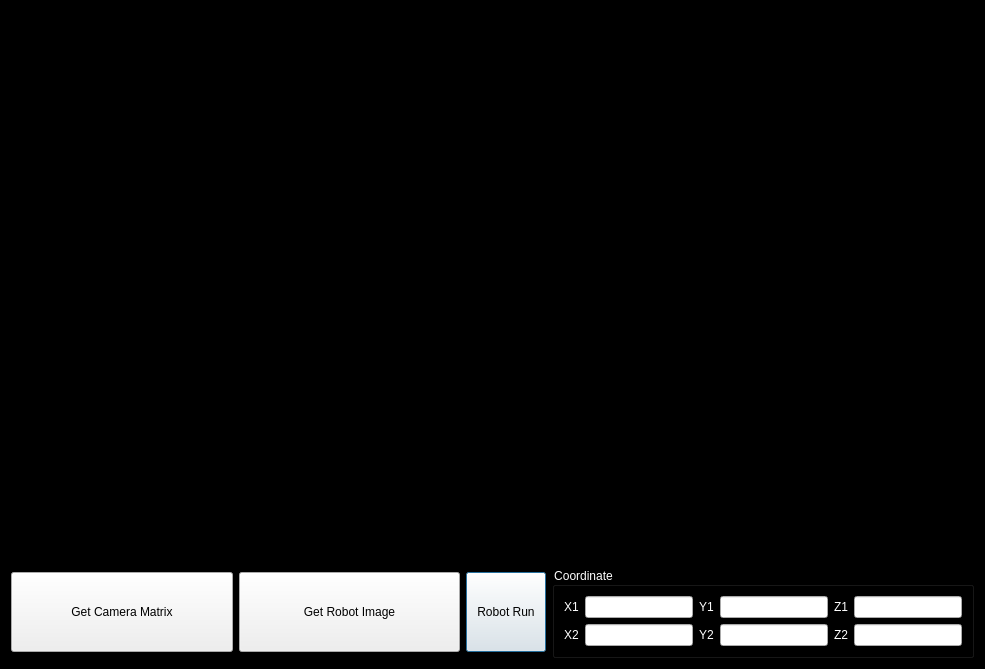
<?xml version="1.0" encoding="UTF-8"?>
<ui version="4.0">
 <class>DlgRobotCalibration</class>
 <widget class="QDialog" name="DlgRobotCalibration">
  <property name="geometry">
   <rect>
    <x>0</x>
    <y>0</y>
    <width>985</width>
    <height>669</height>
   </rect>
  </property>
  <property name="windowTitle">
   <string>Dialog</string>
  </property>
  <property name="styleSheet">
   <string notr="true">#DlgRobotCalibration{background-color: rgb(0, 0, 0);}

QGroupBox{color:#ffffff}

QLabel{
	color:#ffffff
}</string>
  </property>
  <layout class="QGridLayout" name="gridLayout_3" rowstretch="1,0">
   <item row="0" column="0">
    <widget class="QLabel" name="canvasXZ">
     <property name="text">
      <string/>
     </property>
    </widget>
   </item>
   <item row="0" column="1">
    <widget class="QLabel" name="canvasYZ">
     <property name="text">
      <string/>
     </property>
    </widget>
   </item>
   <item row="1" column="0" colspan="2">
    <layout class="QGridLayout" name="gridLayout" columnstretch="1,1,0,0">
     <item row="0" column="2">
      <widget class="QPushButton" name="btnRobotRun">
       <property name="minimumSize">
        <size>
         <width>0</width>
         <height>80</height>
        </size>
       </property>
       <property name="text">
        <string>Robot Run</string>
       </property>
      </widget>
     </item>
     <item row="0" column="1">
      <widget class="QPushButton" name="btnGetImage">
       <property name="minimumSize">
        <size>
         <width>0</width>
         <height>80</height>
        </size>
       </property>
       <property name="text">
        <string>Get Robot Image</string>
       </property>
      </widget>
     </item>
     <item row="0" column="3">
      <widget class="QGroupBox" name="gbxCoordinate">
       <property name="title">
        <string>Coordinate</string>
       </property>
       <layout class="QGridLayout" name="gridLayout_2">
        <item row="1" column="4">
         <widget class="QLabel" name="lblZ_2">
          <property name="text">
           <string>Z2</string>
          </property>
         </widget>
        </item>
        <item row="1" column="1">
         <widget class="QLineEdit" name="ledX2"/>
        </item>
        <item row="0" column="3">
         <widget class="QLineEdit" name="ledY1"/>
        </item>
        <item row="1" column="5">
         <widget class="QLineEdit" name="ledZ2"/>
        </item>
        <item row="0" column="0">
         <widget class="QLabel" name="lblX">
          <property name="text">
           <string>X1</string>
          </property>
         </widget>
        </item>
        <item row="1" column="0">
         <widget class="QLabel" name="lblX_2">
          <property name="text">
           <string>X2</string>
          </property>
         </widget>
        </item>
        <item row="0" column="5">
         <widget class="QLineEdit" name="ledZ1"/>
        </item>
        <item row="1" column="3">
         <widget class="QLineEdit" name="ledY2"/>
        </item>
        <item row="0" column="1">
         <widget class="QLineEdit" name="ledX1"/>
        </item>
        <item row="0" column="2">
         <widget class="QLabel" name="lblY">
          <property name="text">
           <string>Y1</string>
          </property>
         </widget>
        </item>
        <item row="0" column="4">
         <widget class="QLabel" name="lblZ">
          <property name="text">
           <string>Z1</string>
          </property>
         </widget>
        </item>
        <item row="1" column="2">
         <widget class="QLabel" name="lblY_2">
          <property name="text">
           <string>Y2</string>
          </property>
         </widget>
        </item>
       </layout>
      </widget>
     </item>
     <item row="0" column="0">
      <widget class="QPushButton" name="btnGetPnp">
       <property name="minimumSize">
        <size>
         <width>0</width>
         <height>80</height>
        </size>
       </property>
       <property name="text">
        <string>Get Camera Matrix</string>
       </property>
      </widget>
     </item>
    </layout>
   </item>
  </layout>
 </widget>
 <resources/>
 <connections/>
</ui>
